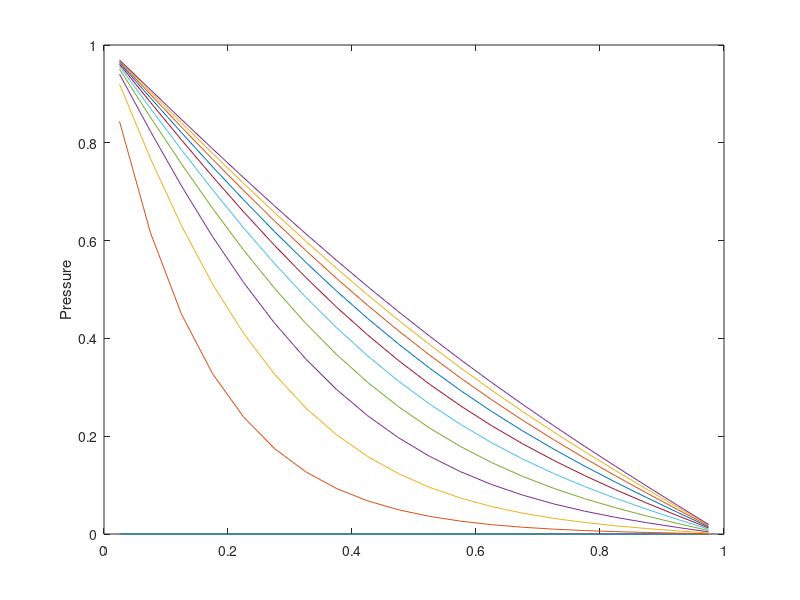
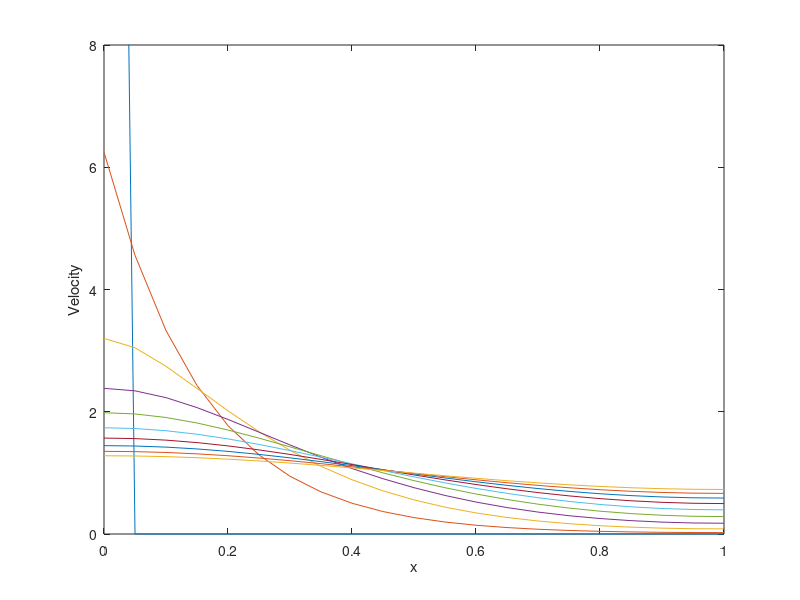

Reproduce these figures in MATLAB, in order.
clear all

%Slightly compressible Solver
%Solves the discretized form of C dp/dt -d/dx (lambda * dp/dx) = q
%Tanvi Chheda
%9 MAY 2016

%Define parameters, interfaces
%|---X---|---X---|...|---X---|

Dirichelt_BC = 1;
AddWells = 0;

L = 1.0; % Length [m]
N = 20; % # grid cells
Dx = L / N; % grid size
x = linspace(Dx/2,L-Dx/2, N); %Grid centers
xi = linspace(0, L, N + 1); %interfaces

Dt = 0.01; %time step
Sim_time = 0.1;
nt = Sim_time/Dt;
c_eff = 1; %effective compressibility
poro = 0.4; %porosity

pL = 1; pR = 0;
pini = zeros(N,1); %initial pressure
p = zeros(N,nt); 
p(:,1)=pini;
PIw1=10; PIw2=10; pw1=1; pw2=0;

Lambda = zeros(N,1); % constructs vector
Lambda(1:N)=1;
lambda=1+0.3*randn(N,1); %HETEROGENOUS

LambdaH = zeros(N+1,1); % Initialize Lambda Avg., calc. later
LambdaH(2:N) = (2*Lambda(1:N-1).*Lambda(2:N))./(Lambda(1:N-1)+Lambda(2:N));
LambdaH(1) = Lambda(1); LambdaH(N+1) = Lambda(N);


T = zeros (N+1,1); % Transmissibility at interfaces
T(2:N) = LambdaH(2:N)/(Dx^2);
T(1) = 2*LambdaH(1)/(Dx^2); T(N+1)=2*LambdaH(N+1)/(Dx^2);

%% ----------------------------------------------------------------------------

C=zeros(N,N);
q = zeros(N,1); %can add source term later here
A = zeros(N,N);
for i=1:N
    C(i,i)=poro*c_eff/Dt;
end

%T(i)*(p(i)-p(i-1))+T(i+1)*(p(i)-p(i+1))=q(i)
for i=1:N
    if(i>1)
        A(i,i-1) = -T(i);
        A(i,i) = T(i);
    end

    if(i<N)
        A(i,i+1) = -T(i+1);
        A(i,i) = A(i,i)+ T(i+1); 
    end
end

% Boundary Condition
if Dirichelt_BC==1
    i=1;
    A(i,i) = A(i,i)+T(1);
    q(i) = q(i)+T(1)*pL;

    i=N;
    A(i,i) = A(i,i) + T(N+1);
    q(i) = q(i)+T(N+1)*pR;   
end

if AddWells==1
    A(1,1)= A(1,1)+ PIw1*Lambda(1);
    q(1) = q(1)+ PIw1*pw1*Lambda(1);
    A(N,N)= A(N,N)+ PIw2*Lambda(N);
    q(N)= q(N)+PIw2*pw2*Lambda(N);
end


for t = 1:nt
    %Implicit: (C+A)*p(n+1) = q + c*p(n)
    p(:,t+1) = (C+A) \ ( q(:) + C*p(:,t));
    % Explicit: P{n+1} = C/(q + C*P(n)-A*p(n))
    %p(:,t+1) = C\(q(:) + C*p(:,t) - A*p(:,t));
end

%% Plotting

figure; % Create figure

% subplot(4,1,1)
% plot(x,Lambda,'Marker','.','LineStyle','-','color',[0 0 0],'DisplayName','L'); hold on;
% plot(xi,LambdaH,'Marker','*','LineStyle','-','color',[1 0 0],'DisplayName','{\lambda}^H');
% legend show; ylabel('\lambda  and  {\lambda}^H');
% 
% subplot(4,1,2)
% plot(xi,T)
% ylabel('Transmissivity');

subplot(1,1,1)
plot(x,p)
hold on
ylabel('Pressure');

%PLOT VELOCITY
V=zeros(N+1,nt);
for t=1:nt
    for i = 2:N
        V(i,t)=-LambdaH(i)*(p(i,t)-p(i-1,t))/Dx;
    end
    V(1,t)=-2*Lambda(1)*(p(1,t)-pL)/Dx;
    V(N+1,t)=-2*Lambda(N)*(pR-p(N,t))/Dx;
end

figure;
plot(xi,V)
ylim([0,8])
ylabel('Velocity');
xlabel('x');
